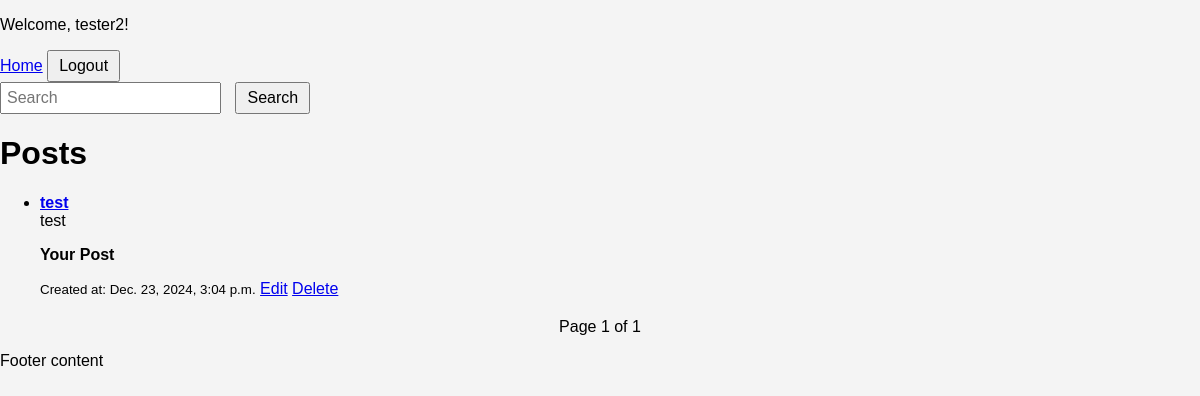
Screenshot of / (signed in) with the database file from the repository.
### myapp/models.py (models this page shows, shortened)
class Post(models.Model):
    title = models.CharField(max_length=200)
    content = models.TextField()
    author = models.ForeignKey(User, on_delete=models.CASCADE)
    created_at = models.DateTimeField(auto_now_add=True)
    likes = models.ManyToManyField(User, related_name='liked_posts', blank=True)
    category = models.ForeignKey(Category, on_delete=models.CASCADE, related_name='posts', null=True, blank=True)
    tags = TaggableManager()  # Add tags to the post

### myapp/views.py (the view)
# urls.py: path('', views.home, name='home'),  # Home page
@login_required
def home(request):
    query = request.GET.get('search', '')  # Get search query from URL
    posts_list = Post.objects.filter(author=request.user)  # Fetch user's posts
    if query:
        posts_list = posts_list.filter(title__icontains=query)  # Search by title
    paginator = Paginator(posts_list, 5)  # Show 5 posts per page
    page_number = request.GET.get('page')  # Get the page number from the URL
    page_obj = paginator.get_page(page_number)  # Get the posts for the current page
    return render(request, 'myapp/home.html', {'page_obj': page_obj})

### myapp/templates/myapp/home.html (shortened to what this page needs)
{% extends 'base.html' %}
{% block content %}
    <form method="get" action="{% url 'home' %}">
        <input type="text" name="search" placeholder="Search" value="{{ search_query }}">
        <button type="submit">Search</button>
    </form>
    <h1>Posts</h1>
    <ul>
        {% for post in page_obj %}
        <li>
            <a href="{% url 'post_detail' post.pk %}">
                <strong>{{ post.title }}</strong>
            </a>
            <br>
            {{ post.content }}
            <br>
            {% if post.author == user %}
                <p><strong>Your Post</strong></p>
            {% endif %}
            <small>Created at: {{ post.created_at }}</small>
            <a href="{% url 'edit_post' post.pk %}">Edit</a>
            <a href="{% url 'delete_post' post.pk %}">Delete</a>
        </li>
        {% endfor %}
    </ul>
    <div class="pagination">
        <span>Page {{ page_obj.number }} of {{ page_obj.paginator.num_pages }}</span>
    </div>
{% endblock %}

### myapp/templates/base.html (shortened to what this page needs)
{% load static %}
<!DOCTYPE html>
<html lang="en">
<head>
    <link rel="stylesheet" href="{% static 'css/styles.css' %}">
</head>
<body>
    <header>
        <nav>
            <p>Welcome, {{ user.username }}!</p>
            <a href="{% url 'home' %}">Home</a>
            {% if user.is_authenticated %}
                <form action="{% url 'logout' %}" method="POST" style="display:inline;">
                    <button type="submit">Logout</button>
                </form>
            {% else %}
                <a href="{% url 'login' %}">Login</a>
                <a href="{% url 'register' %}">Register</a>
            {% endif %}
        </nav>
    </header>
    <main>
        {% block content %}
        {% endblock %}
    </main>
    <footer>
        <p>Footer content</p>
    </footer>
</body>
</html>

### static/css/styles.css (style rules this page uses)
body { font-family: Arial, sans-serif; margin: 0; padding: 0; background-color: #f4f4f4; }
.pagination { text-align: center; margin-top: 20px; }
input[type="text"] { padding: 5px; margin-right: 10px; font-size: 16px; }
button { padding: 5px 10px; font-size: 16px; cursor: pointer; }

### rows the page displays
Post: title "test", content "test", shows "Your Post", created_at "Dec. 23, 2024, 3:04 p.m."

### other values shown
{{ user.username }} "tester2"
{{ page_obj.number }} "1"
{{ page_obj.paginator.num_pages }} "1"
